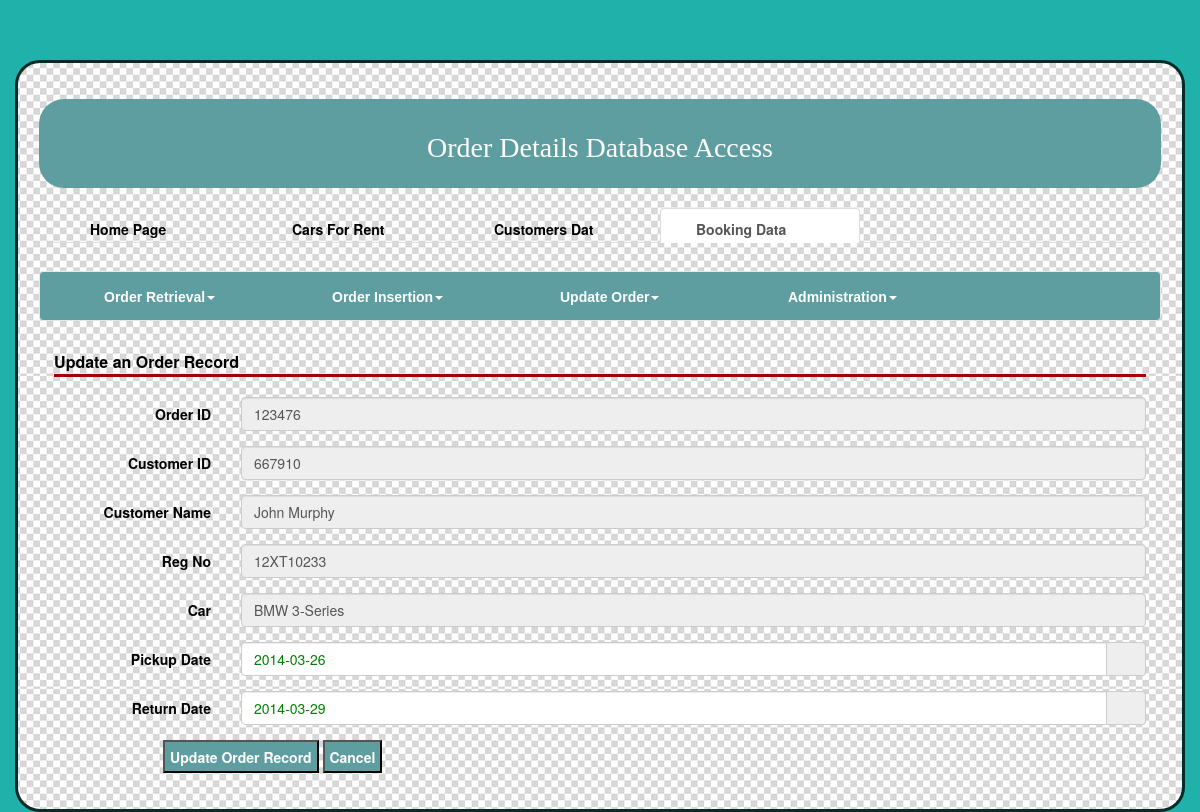
Screenshot of /editord.php?OrderId=123476 (signed in) with the database file from the repository.
### tables this page shows
CREATE TABLE IF NOT EXISTS `ord` (
  `OrderId` int(6) NOT NULL AUTO_INCREMENT,
  `CustomerID` char(6) NOT NULL,
  `RegNo` char(15) NOT NULL,
  `PickupDate` date DEFAULT NULL,
  `RetDate` date DEFAULT NULL,
  PRIMARY KEY (`OrderId`),
  KEY `fk_car` (`RegNo`),
  KEY `fk_cust` (`CustomerID`)
);

CREATE TABLE IF NOT EXISTS `customer` (
  `CustomerID` char(6) NOT NULL,
  `FirstName` char(15) NOT NULL,
  `LastName` char(10) NOT NULL,
  `DOB` date DEFAULT NULL,
  `Street` varchar(30) DEFAULT NULL,
  `Town` char(15) NOT NULL,
  `County` char(15) NOT NULL,
  `Phone` char(15) DEFAULT NULL,
  `Email` char(40) NOT NULL,
  PRIMARY KEY (`CustomerID`)
);

CREATE TABLE IF NOT EXISTS `car` (
  `RegNo` char(15) NOT NULL,
  `Make` varchar(15) NOT NULL,
  `Model` varchar(20) NOT NULL,
  `FuelType` varchar(15) DEFAULT NULL,
  `NumberSeats` varchar(2) DEFAULT NULL,
  `Status` varchar(20) DEFAULT NULL,
  `Price` decimal(4,2) DEFAULT NULL,
  PRIMARY KEY (`RegNo`)
);

### inc/ordinit.php (called while the page is built, shortened)
<?php
require_once 'ordheader.inc.php';
require_once 'database.inc.php';
require_once 'ord.inc.php';
$db  = new Database;
$ord 		= new ord($db);
?>

### inc/ord.inc.php (called while the page is built, shortened)
<?php
class Ord{
	private $db;
	public function __construct($database) {
	    $this->db = $database;
	}
	public function oneord($OrderId) {
	 $sql = 'Select OrderId, customer.CustomerID,FirstName, LastName,  car.RegNo, Make, Model, PickupDate, RetDate from  car, customer, ord where
	 car.RegNo = ord.RegNo and customer.CustomerID = ord.CustomerID and OrderId = :OrderId';
	 $stmt =$this->db->prepare($sql);
     $stmt->bindParam(':OrderId', $OrderId, PDO::PARAM_STR);
	 $stmt->execute();
     return $stmt->fetch();
	}
}
?>

### editord.php (the view, shortened to what this page needs)
<?php
require 'inc/ordinit.php';
if (isset($_REQUEST['Submit'])) {
try
{
    $OrderId=$_POST['OrderId'];
    $PickupDate=$_POST['PickupDate'];
	$RetDate=$_POST['RetDate'];
    $ord->updatecopyrecord($OrderId, $PickupDate, $RetDate);
    $OrderId=$_POST['OrderId'];
    $result =$ord->allord($OrderId);
    $count=count($result);
    if ($count>0)
    {
    $edit=true;
    displayord($result, $edit);
    }
     else exit ("<br>There are no Orders copiess to view!");
}
catch (PDOException $e)
{
   echo '<br>PDO Exception Caught.';
   echo 'Error with the database: <br>';
   echo 'SQL Query: ', $sql;
   echo 'Error: ' . $e->getMessage().'</p>';
}
}
 else {
$OrderId = $_GET['OrderId'];
try
{
    $ord = $ord->oneord($OrderId);
    $CustomerID=$ord['CustomerID'];
	$fName=$ord['FirstName'];
	$lName=$ord['LastName'];
	$Name=$fName." ".$lName;
    $RegNo=$ord['RegNo'];
	$fCar=$ord['Make'];
	$lCar=$ord['Model'];
	$Car=$fCar." ".$lCar;
	$PickupDate=$ord['PickupDate'];
	$RetDate=$ord['RetDate'];
}
catch (PDOException $e)
{
   echo '<br>PDO Exception Caught.';
   echo 'Error with the database: <br>';
   echo 'SQL Query: ';
   echo 'Error: ' . $e->getMessage().'</p>';
}
?>
<form action = "" method = "post" id = "bookentry" class="form-horizontal">
    <fieldset><legend>Update an Order Record</legend>
        <div class ="form-group">
         <label for="OrderId" class="col-sm-2 control-label">Order ID</label>
         <div class="col-sm-10">
         <input type="text" name="OrderId" id="OrderId" class="form-control"   readonly value = "<?php echo $_GET['OrderId']?>">
        </div></div>
        <div class ="form-group">
         <label for="CustomerID" class="col-sm-2 control-label">Customer ID</label>
         <div class="col-sm-10">
         <input type="text" name="CustomerID" id="CustomerID" class="form-control"   readonly value = "<?php echo $CustomerID ?>">
        </div></div>
		<div class ="form-group">
         <label for="Name" class="col-sm-2 control-label">Customer Name</label>
         <div class="col-sm-10">
         <input type="text" name="Name" id="Name" class="form-control"   readonly value = "<?php echo $Name ?>">
        </div></div>
         <div class ="form-group">
          <label for="RegNo" class="col-sm-2 control-label">Reg No</label>
          <div class="col-sm-10">
         <input type="text" name="RegNo" id="RegNo" class="form-control"  readonly  value = "<?php  echo $RegNo ?>">
        </div></div>
		<div class ="form-group">
         <label for="Car" class="col-sm-2 control-label">Car</label>
         <div class="col-sm-10">
         <input type="text" name="Car" id="Car" class="form-control"   readonly value = "<?php echo $Car ?>">
        </div></div>
        <div class ="form-group">
		  <label for="PickupDate" class=" col-sm-2 control-label">Pickup Date</label>
		  <div class="col-sm-10">
		   <div class="input-group date" id='PickupDate' name="PickupDate" data-date-format="yyyy-mm-dd" >
			  <input class="form-control" type="text" name="PickupDate" value="<?php echo $PickupDate; ?>">
			  <span class="input-group-addon"><i class="glyphicon glyphicon-calendar"></i></span>
			</div>
		   </div>
		</div>
       <div class ="form-group">
		  <label for="RetDate" class=" col-sm-2 control-label">Return Date</label>
		  <div class="col-sm-10">
		   <div class="input-group date" id='RetDate' name="RetDate" data-date-format="yyyy-mm-dd" >
			  <input class="form-control" type="text" name="RetDate" value="<?php echo $RetDate; ?>">
			  <span class="input-group-addon"><i class="glyphicon glyphicon-calendar"></i></span>
			</div>
		   </div>
		</div>
	    <div class="buttonarea">
    		<input type="submit" value="Update Order Record" name = "Submit">
    		<input type="button" value="Cancel" onclick="history.back();" >
	     </div>
    </fieldset>
</form>
<?php
}?>
</section>
</div>
</div>
</body>
</html>

### css/mycss2.css (style rules this page uses)
body { background-color: #20b2aa ; color: black; }
legend { font-weight: bold; font-size: medium; color: #000000; border-bottom: 3px solid #A30000 ; }
.buttonarea { margin-left:10%; }
.buttonarea input { background-color: #5f9ea0; color: white; font-weight: bold; padding: .5%; }
input[type="text"]:valid, input[type="email"]:valid, input[type="password"]:valid, input[type="url"]:valid { color: green; }

### rows the page displays
ord: CustomerID "667910", Name "John Murphy", RegNo "12XT10233", Car "BMW 3-Series", PickupDate "2014-03-26", RetDate "2014-03-29"
